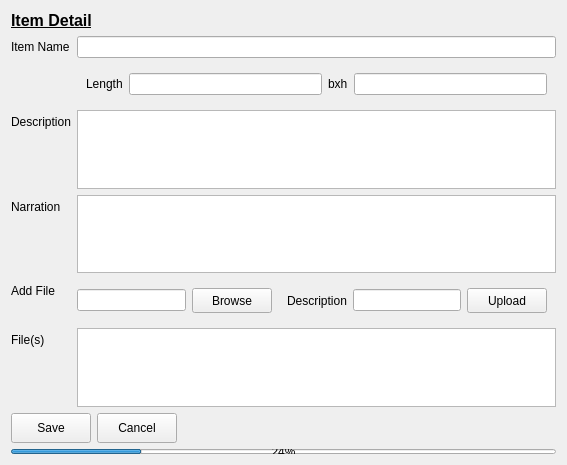
<?xml version="1.0" encoding="UTF-8"?>
<ui version="4.0">
 <class>ItemDetailView</class>
 <widget class="QWidget" name="ItemDetailView">
  <property name="geometry">
   <rect>
    <x>0</x>
    <y>0</y>
    <width>567</width>
    <height>465</height>
   </rect>
  </property>
  <property name="windowTitle">
   <string>Form</string>
  </property>
  <layout class="QVBoxLayout" name="verticalLayout">
   <item>
    <widget class="QLabel" name="label">
     <property name="text">
      <string>&lt;html&gt;&lt;head/&gt;&lt;body&gt;&lt;p&gt;&lt;span style=&quot; font-size:12pt; font-weight:600; text-decoration: underline;&quot;&gt;Item Detail&lt;/span&gt;&lt;/p&gt;&lt;/body&gt;&lt;/html&gt;</string>
     </property>
    </widget>
   </item>
   <item>
    <layout class="QFormLayout" name="formLayout">
     <item row="0" column="0">
      <widget class="QLabel" name="label_2">
       <property name="text">
        <string>Item Name</string>
       </property>
      </widget>
     </item>
     <item row="0" column="1">
      <widget class="QLineEdit" name="itemName"/>
     </item>
     <item row="1" column="1">
      <widget class="QWidget" name="dimensionWidget" native="true">
       <property name="minimumSize">
        <size>
         <width>0</width>
         <height>0</height>
        </size>
       </property>
       <layout class="QHBoxLayout" name="horizontalLayout">
        <item>
         <widget class="QLabel" name="label_3">
          <property name="text">
           <string>Length</string>
          </property>
         </widget>
        </item>
        <item>
         <widget class="QLineEdit" name="length"/>
        </item>
        <item>
         <widget class="QLabel" name="label_6">
          <property name="text">
           <string>bxh</string>
          </property>
         </widget>
        </item>
        <item>
         <widget class="QLineEdit" name="dimensionLineEdit"/>
        </item>
       </layout>
      </widget>
     </item>
     <item row="2" column="0">
      <widget class="QLabel" name="label_4">
       <property name="text">
        <string>Description</string>
       </property>
      </widget>
     </item>
     <item row="2" column="1">
      <widget class="QPlainTextEdit" name="description"/>
     </item>
     <item row="3" column="0">
      <widget class="QLabel" name="label_5">
       <property name="text">
        <string>Narration</string>
       </property>
      </widget>
     </item>
     <item row="3" column="1">
      <widget class="QPlainTextEdit" name="narration"/>
     </item>
     <item row="4" column="0">
      <widget class="QLabel" name="label_8">
       <property name="text">
        <string>Add File</string>
       </property>
      </widget>
     </item>
     <item row="4" column="1">
      <layout class="QHBoxLayout" name="horizontalLayout_3">
       <item>
        <widget class="QLineEdit" name="filePath"/>
       </item>
       <item>
        <widget class="QPushButton" name="browseButton">
         <property name="minimumSize">
          <size>
           <width>0</width>
           <height>25</height>
          </size>
         </property>
         <property name="text">
          <string>Browse</string>
         </property>
        </widget>
       </item>
       <item>
        <widget class="QWidget" name="UploadWidget" native="true">
         <property name="minimumSize">
          <size>
           <width>20</width>
           <height>0</height>
          </size>
         </property>
         <layout class="QHBoxLayout" name="horizontalLayout_4">
          <item>
           <widget class="QLabel" name="label_9">
            <property name="text">
             <string>Description</string>
            </property>
           </widget>
          </item>
          <item>
           <widget class="QLineEdit" name="fileDescription"/>
          </item>
          <item>
           <widget class="QPushButton" name="uploadButton">
            <property name="minimumSize">
             <size>
              <width>0</width>
              <height>25</height>
             </size>
            </property>
            <property name="text">
             <string>Upload</string>
            </property>
           </widget>
          </item>
         </layout>
        </widget>
       </item>
      </layout>
     </item>
     <item row="5" column="0">
      <widget class="QLabel" name="label_7">
       <property name="text">
        <string>File(s)</string>
       </property>
       <property name="scaledContents">
        <bool>false</bool>
       </property>
       <property name="alignment">
        <set>Qt::AlignLeading|Qt::AlignLeft|Qt::AlignVCenter</set>
       </property>
      </widget>
     </item>
     <item row="5" column="1">
      <widget class="QTableWidget" name="tableWidget"/>
     </item>
    </layout>
   </item>
   <item>
    <layout class="QHBoxLayout" name="horizontalLayout_2">
     <item>
      <widget class="QPushButton" name="saveButton">
       <property name="minimumSize">
        <size>
         <width>60</width>
         <height>30</height>
        </size>
       </property>
       <property name="text">
        <string>Save</string>
       </property>
      </widget>
     </item>
     <item>
      <widget class="QPushButton" name="cancelButton">
       <property name="minimumSize">
        <size>
         <width>60</width>
         <height>30</height>
        </size>
       </property>
       <property name="text">
        <string>Cancel</string>
       </property>
      </widget>
     </item>
     <item>
      <spacer name="horizontalSpacer">
       <property name="orientation">
        <enum>Qt::Horizontal</enum>
       </property>
       <property name="sizeHint" stdset="0">
        <size>
         <width>40</width>
         <height>20</height>
        </size>
       </property>
      </spacer>
     </item>
    </layout>
   </item>
   <item>
    <widget class="QProgressBar" name="progressBar">
     <property name="maximumSize">
      <size>
       <width>16777215</width>
       <height>5</height>
      </size>
     </property>
     <property name="value">
      <number>24</number>
     </property>
     <property name="textVisible">
      <bool>true</bool>
     </property>
    </widget>
   </item>
  </layout>
 </widget>
 <resources/>
 <connections/>
</ui>
